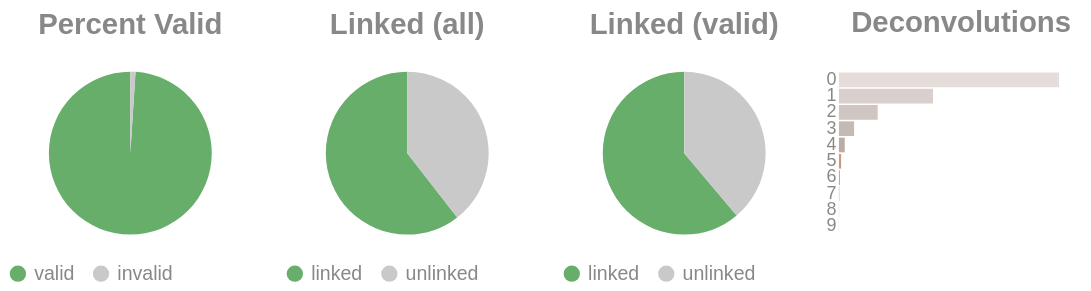

Write notebook code for a chart like this one.
### Code cell
if SKIPLR:
    pass
else:
    clash = Counter()
    for i in valids['molecule'].to_list():
        _mol = i.split("-")
        if len(_mol) == 1:
            clash.update('0')
        else:
            clash.update(_mol[-1])

    _d = {"deconvolutions": [], 'count': []}
    for k,v in clash.items():
        _d['deconvolutions'].append(k)
        _d['count'].append(v)

    tot_valid = valids['reads'].sum()
    mask = valids['reads'] >= 2
    n_linked_reads = valids.filter(mask)['reads'].sum()
    if n_linked_reads == 0:
        print_html("No linked molecules (>=2 reads) were detected; skipping linked-only distributions.")
        SKIPLR = True
    else:
        perc_valid = round(tot_valid / n_reads, 4)
        linked_perc_abs = round(n_linked_reads / n_reads, 4)
        linked_perc = round(n_linked_reads / tot_valid, 4)

    _valid = pl.DataFrame({"valids": ['valid', 'invalid'], "count": [tot_valid, n_reads - tot_valid]})
    _linked_abs = pl.DataFrame({"linked (absolute)": ['linked', 'unlinked'], "count": [n_linked_reads, n_reads - n_linked_reads]})
    _linked_rel = pl.DataFrame({"linked (valids)": ['linked', 'unlinked'], "count": [n_linked_reads, tot_valid - n_linked_reads]})

    (
        alt.hconcat(
            piechart(_valid, goodval = 'valid', title = "Percent Valid"),
            piechart(_linked_abs, goodval = "linked", title =  "Linked (all)"),
            piechart(_linked_rel, goodval = "linked", title =  "Linked (valid)"),
            convolutionbar(pl.DataFrame(_d), title = "Deconvolutions"),
            center = True,
            bounds = 'flush'
        )
        .resolve_scale(color='independent')
        .resolve_legend('independent')
        .properties(usermeta={'embedOptions': {"actions": False}})
    ).display()

### Figure 1 — Vega-Lite specification as saved in the notebook (floating-point values rounded to 4 significant figures)
{"width": "container", "height": 400, "config": {"title": {"anchor": "start", "dy": -15, "fontSize": 18, "color": "#888888", "subtitleColor": "#888888", "subtitleFontSize": 14}, "arc": {"fill": "#0072B2"}, "axis": {"domainColor": "#888888", "domainWidth": 0.5, "gridWidth": 0.2, "grid": false, "titleFontWeight": 400, "titleFontSize": 15, "labelFontSize": 11, "labelColor": "#888888", "tickColor": "#888888", "tickWidth": 0.2, "titleColor": "#888888"}, "axisBand": {"grid": false}, "axisX": {"grid": true, "tickSize": 10, "domainCap": "round"}, "axisY": {"domain": false, "grid": true, "tickSize": 0, "domainCap": "round"}, "background": "transparent", "header": {"labelFontSize": 15, "labelColor": "#888888", "titleFontSize": 15, "titleFontWeight": 600, "titleColor": "#888888"}, "legend": {"labelFont": "sans-serif", "labelFontSize": 12, "labelColor": "#888888", "symbolSize": 100, "symbolType": "circle", "titleFontSize": 12, "titlePadding": 10, "titleColor": "#888888", "title": null}, "range": {"category": ["#E69F00", "#56B4E9", "#009E73", "#F0E442", "#0072B2", "#D55E00", "#CC79A7", "#000000"], "diverging": ["#cfe8f3", "#a2d4ec", "#73bfe2", "#46abdb", "#1696d2", "#12719e"]}, "area": {"fill": "#0072B2", "fillOpacity": 0.7, "line": true, "strokeOpacity": 0.7}, "line": {"color": "#0072B2", "stroke": "#0072B2", "strokeWidth": 2}, "trail": {"color": "#0072B2", "stroke": "#0072B2", "strokeWidth": 0, "size": 1}, "point": {"filled": true, "fillOpacity": 1.0, "size": 95}, "text": {"color": "#888888", "fontSize": 11, "align": "right", "fontWeight": 400, "size": 11}, "bar": {"fill": "#0072B2", "stroke": null}, "view": {"stroke": null, "continuousWidth": 660, "continuousHeight": 400}}, "hconcat": [{"data": {"name": "data-bd23919b165adc3d6eec28ce6abf9881"}, "mark": {"type": "arc"}, "encoding": {"color": {"field": "valids", "legend": {"orient": "bottom", "title": null}, "scale": {"domain": ["valid", "invalid"], "range": ["#68ae6b", "#C9C9C9"]}, "title": "Valids", "type": "nominal"}, "theta": {"field": "count", "type": "quantitative"}, "tooltip": [{"field": "valids", "title": "Valids", "type": "ordinal"}, {"field": "percent", "format": ".2%", "title": "Percent", "type": "quantitative"}, {"field": "count", "title": "Count", "type": "quantitative"}]}, "height": 100, "title": {"text": "Percent Valid", "align": "center", "anchor": "middle"}, "transform": [{"calculate": "datum.count / 4788770", "as": "percent"}], "width": 150}, {"data": {"name": "data-512776827d002bd0f2ffbae68bfffbd6"}, "mark": {"type": "arc"}, "encoding": {"color": {"field": "linked (absolute)", "legend": {"orient": "bottom", "title": null}, "scale": {"domain": ["linked", "unlinked"], "range": ["#68ae6b", "#C9C9C9"]}, "title": "Linked (Absolute)", "type": "nominal"}, "theta": {"field": "count", "type": "quantitative"}, "tooltip": [{"field": "linked (absolute)", "title": "Linked (Absolute)", "type": "ordinal"}, {"field": "percent", "format": ".2%", "title": "Percent", "type": "quantitative"}, {"field": "count", "title": "Count", "type": "quantitative"}]}, "height": 100, "title": {"text": "Linked (all)", "align": "center", "anchor": "middle"}, "transform": [{"calculate": "datum.count / 4788770", "as": "percent"}], "width": 150}, {"data": {"name": "data-4b7c51572c3117fba5e6ba7b8c6b17d5"}, "mark": {"type": "arc"}, "encoding": {"color": {"field": "linked (valids)", "legend": {"orient": "bottom", "title": null}, "scale": {"domain": ["linked", "unlinked"], "range": ["#68ae6b", "#C9C9C9"]}, "title": "Linked (Valids)", "type": "nominal"}, "theta": {"field": "count", "type": "quantitative"}, "tooltip": [{"field": "linked (valids)", "title": "Linked (Valids)", "type": "ordinal"}, {"field": "percent", "format": ".2%", "title": "Percent", "type": "quantitative"}, {"field": "count", "title": "Count", "type": "quantitative"}]}, "height": 100, "title": {"text": "Linked (valid)", "align": "center", "anchor": "middle"}, "transform": [{"calculate": "datum.count / 4739906", "as": "percent"}], "width": 150}, {"data": {"name": "data-70a6b51d00e95e685a8f7c71da9f0382"}, "mark": {"type": "bar"}, "encoding": {"color": {"field": "deconvolutions", "legend": null, "scale": {"scheme": "lightgreyred"}, "type": "nominal"}, "tooltip": [{"field": "deconvolutions", "title": "Deconvolutions", "type": "ordinal"}, {"field": "percent", "format": ".2%", "title": "Percent", "type": "quantitative"}, {"field": "count", "title": "Count", "type": "quantitative"}], "x": {"axis": null, "field": "count", "type": "quantitative"}, "y": {"field": "deconvolutions", "sort": "ascending", "title": null, "type": "nominal"}}, "height": 100, "title": {"text": "Deconvolutions", "align": "center", "anchor": "middle"}, "transform": [{"calculate": "datum.count / 2779737", "as": "percent"}], "width": 150}], "bounds": "flush", "center": true, "resolve": {"legend": {"angle": "independent"}, "scale": {"color": "independent"}}, "usermeta": {"embedOptions": {"actions": false}}, "$schema": "https://vega.github.io/schema/vega-lite/v6.4.1.json", "datasets": {"data-bd23919b165adc3d6eec28ce6abf9881": [{"valids": "valid", "count": 4739906}, {"valids": "invalid", "count": 48864}], "data-512776827d002bd0f2ffbae68bfffbd6": [{"linked (absolute)": "linked", "count": 2898202}, {"linked (absolute)": "unlinked", "count": 1890568}], "data-4b7c51572c3117fba5e6ba7b8c6b17d5": [{"linked (valids)": "linked", "count": 2898202}, {"linked (valids)": "unlinked", "count": 1841704}], "data-70a6b51d00e95e685a8f7c71da9f0382": [{"deconvolutions": "0", "count": 1621693}, {"deconvolutions": "1", "count": 692982}, {"deconvolutions": "2", "count": 285256}, {"deconvolutions": "3", "count": 111691}, {"deconvolutions": "4", "count": 42633}, {"deconvolutions": "5", "count": 16184}, {"deconvolutions": "6", "count": 5931}, {"deconvolutions": "7", "count": 2195}, {"deconvolutions": "8", "count": 850}, {"deconvolutions": "9", "count": 322}]}}
